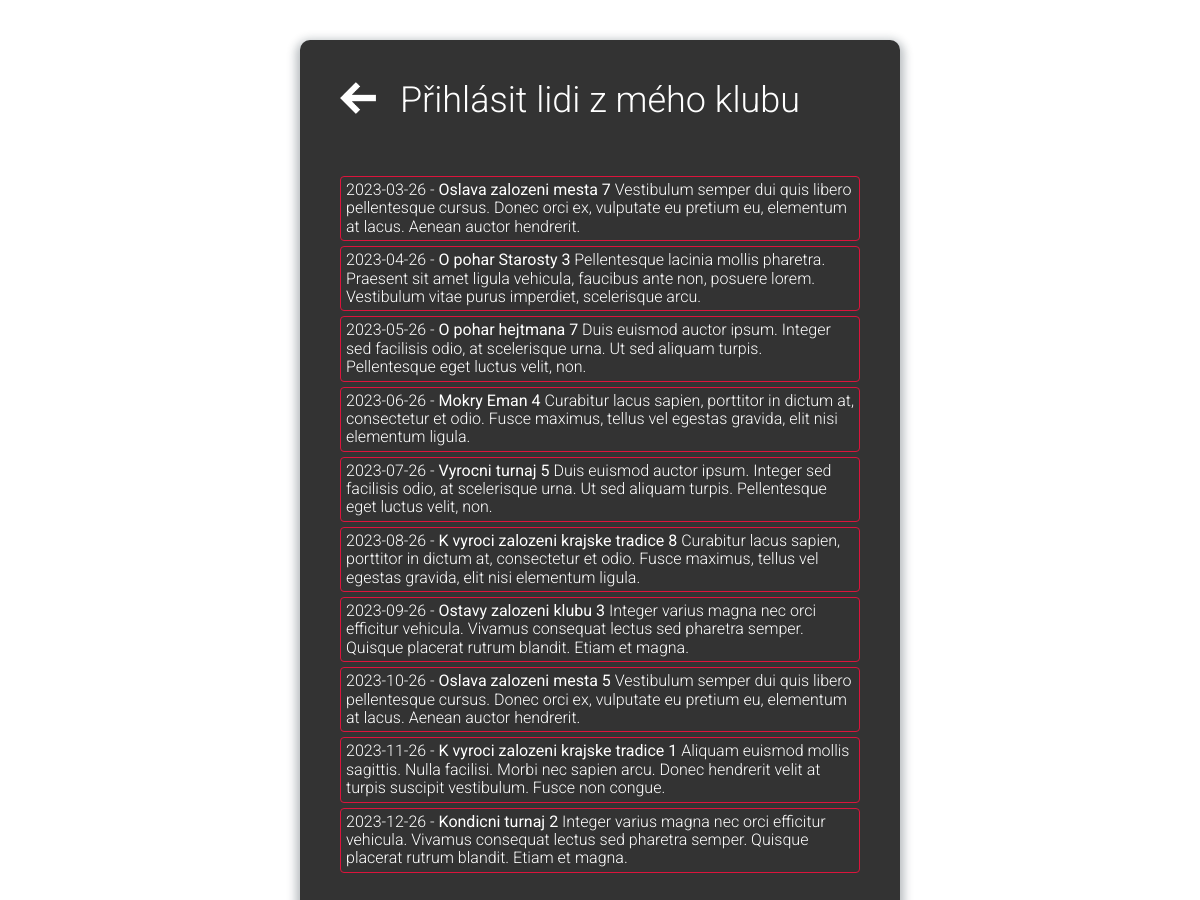
Page /admin/prihlasit_lidi_na.php (signed in) on the committed database.
### tables this page shows
CREATE TABLE `sp_cups` (
  `id` int NOT NULL AUTO_INCREMENT,
  `time_start` date NOT NULL,
  `time_end` date NOT NULL,
  `name` text NOT NULL,
  `description` text NOT NULL,
  `organizer_club_id` int NOT NULL,
  PRIMARY KEY (`id`),
  KEY `owningclub` (`organizer_club_id`),
  CONSTRAINT `FK_zavody_owningclub` FOREIGN KEY (`organizer_club_id`) REFERENCES `sp_clubs` (`id`)
);

### start.php (called while the page is built, shortened)
<?php
    $host = getenv("DATABASE_HOST");
    $user = getenv("DATABASE_USER");
    $pass = getenv("DATABASE_PASS");
    $db = getenv("DATABASE_NAME");
	$mysqli = new mysqli($host, $user, $pass, $db) or die($mysqli->error);
	$mysqli->set_charset('utf8');
	function h($string)
	{
	    return htmlspecialchars($string);
	}
	require __DIR__ . '/model/Cup.php';
	require __DIR__ . '/model/CupsManager.php';
	$cupsManager = new CupsManager($mysqli);

### model/CupsManager.php (called while the page is built, shortened)
<?php
class CupsManager
{
	private $mysqli;
	public function __construct(mysqli $mysqli)
	{
		$this->mysqli = $mysqli;
	}
	public function FindAllUpcomingCupsEarliestFirst()
	{
		$statement = $this->mysqli->prepare('CALL `FindAllUpcomingCupsEarliestFirst`()');
		$cups = $this->_CreateCupsFromStatement($statement);
		return $cups;
	}
	private function _CreateCupsFromStatement(mysqli_stmt $statement)
	{
		$statement->execute();
		$rows = $statement->get_result()->fetch_all(MYSQLI_ASSOC);
		$cups = [];
		foreach ($rows as $row) {
			$cups[] = $this->_CreateCupFromRow($row);
		}
		return $cups;
	}
	private function _CreateCupFromRow(array $row)
	{
		return new Cup($row['id'], $row['time_start'], $row['time_end'], $row['name'], $row['description'], $row['organizer_club_id']);
	}
}

### model/Cup.php (called while the page is built, shortened)
<?php
class Cup
{
	public function __construct($id, $time_start, $time_end, $name, $description, $organizer_club_id)
	{
		$this->id = $id;
		$this->time_start = $time_start;
		$this->name = $name;
		$this->description = $description;
	}
}

### admin/prihlasit_lidi_na.php (the view, shortened to what this page needs)
<?php
require __DIR__ . '/../start.php';
$cups = $cupsManager->FindAllUpcomingCupsEarliestFirst();
require_once('tmpl_header.php');
?>
<div id="hcontainer">
    <div id="hnavi" ><a href="javascript:history.go(-1)"><img src="img/icons/arrow-121-xxl.png"  width="36" heigt="36"></a></div>
    <div id="hinfoi">
        <h1>Přihlásit lidi z mého klubu</h1>
    </div>
</div>
<ul id="nabidkavadminu">
    <?php foreach ($cups as $cup): ?>
        <li style="text-align:left" onclick="location.href = 'prihlasit_lidi.php?id=<?= h($cup->id)?>';" >
            <div>
                <?= h($cup->time_start) ?>
                -
                <b><?= h($cup->name)?></b>
                <?= h($cup->description)?>
            </div>
        </li>
	<?php endforeach; ?>
</ul>
<?php
require_once('tmpl_footer.php');
?>

### admin/css/style.css (style rules this page uses)
*, *:before, *:after { box-sizing: border-box; }
html { overflow-y: scroll; }
body { background: #ffffff; font-family: 'Roboto', sans-serif; }
a { text-decoration: none; color: #FFFFFF; -webkit-transition: .5s ease; transition: .5s ease; }
h1 { text-align: center; color: #ffffff; font-weight: 300; margin: 0 0 20px 0; font-size: 36px; }
#hcontainer { height: 80px; position: relative; }
#hnavi, #hinfo { width: 100%; height: 100%; position: absolute; top: 0; left: 0; }
#hnavi { width: 10%; z-index: 10; }
#nabidkavadminu { list-style-type: none; margin-left: -40px; }
#nabidkavadminu li { margin: 5px 0px 0px 0px; text-align: center; border: 1px solid #DC143C; color: #FFF; font-weight: 300; font-size: 16px; padding: 4px 5px 4px 5px; border-radius: 4px; transition: background-color 0.8s ease; -webkit-transition: background-color 0.8s ease; -moz-transition: background-color 0.8s ease; -o-transition: background-color 0.8s ease; }

### rows in the picture
sp_cups: time_start "2023-03-26", name "Oslava zalozeni mesta 7", description "Vestibulum semper dui quis libero pellentesque cursus. Donec orci ex, vulputate eu pretium eu, elementum at lacus. Aenean auctor hendrerit."
sp_cups: time_start "2023-04-26", name "O pohar Starosty 3", description "Pellentesque lacinia mollis pharetra. Praesent sit amet ligula vehicula, faucibus ante non, posuere lorem. Vestibulum vitae purus imperdiet, scelerisque arcu."
sp_cups: time_start "2023-05-26", name "O pohar hejtmana 7", description "Duis euismod auctor ipsum. Integer sed facilisis odio, at scelerisque urna. Ut sed aliquam turpis. Pellentesque eget luctus velit, non."
sp_cups: time_start "2023-06-26", name "Mokry Eman 4", description "Curabitur lacus sapien, porttitor in dictum at, consectetur et odio. Fusce maximus, tellus vel egestas gravida, elit nisi elementum ligula."
sp_cups: time_start "2023-07-26", name "Vyrocni turnaj 5", description "Duis euismod auctor ipsum. Integer sed facilisis odio, at scelerisque urna. Ut sed aliquam turpis. Pellentesque eget luctus velit, non."
sp_cups: time_start "2023-08-26", name "K vyroci zalozeni krajske tradice 8", description "Curabitur lacus sapien, porttitor in dictum at, consectetur et odio. Fusce maximus, tellus vel egestas gravida, elit nisi elementum ligula."
sp_cups: time_start "2023-09-26", name "Ostavy zalozeni klubu 3", description "Integer varius magna nec orci efficitur vehicula. Vivamus consequat lectus sed pharetra semper. Quisque placerat rutrum blandit. Etiam et magna."
sp_cups: time_start "2023-10-26", name "Oslava zalozeni mesta 5", description "Vestibulum semper dui quis libero pellentesque cursus. Donec orci ex, vulputate eu pretium eu, elementum at lacus. Aenean auctor hendrerit."
sp_cups: time_start "2023-11-26", name "K vyroci zalozeni krajske tradice 1", description "Aliquam euismod mollis sagittis. Nulla facilisi. Morbi nec sapien arcu. Donec hendrerit velit at turpis suscipit vestibulum. Fusce non congue."
sp_cups: time_start "2023-12-26", name "Kondicni turnaj 2", description "Integer varius magna nec orci efficitur vehicula. Vivamus consequat lectus sed pharetra semper. Quisque placerat rutrum blandit. Etiam et magna."
